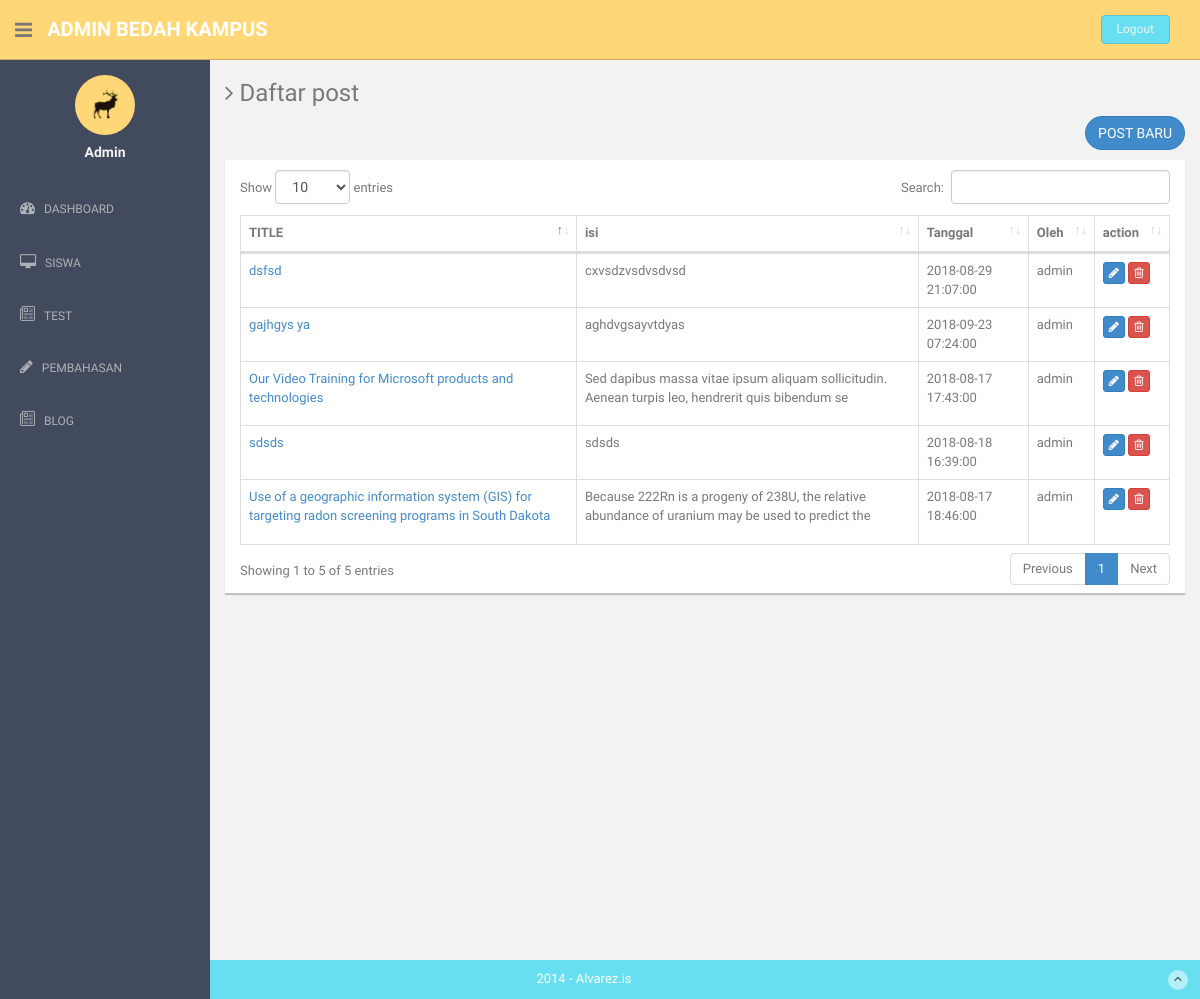
The page /index.php/admin/blog on the database its author committed.
### tables this page shows
CREATE TABLE `blog` (
  `id_blog` int(11) NOT NULL,
  `title` text NOT NULL,
  `cover` text NOT NULL,
  `isi` text NOT NULL,
  `tanggal` datetime NOT NULL,
  `oleh` varchar(30) NOT NULL
);

### application/controllers/Admin.php (called while the page is built, shortened)
<?php
class Admin extends CI_Controller
{
	public function __construct(){
        $this->load->model('Madmin');
		$this->load->model('Msoal');
    }
	function blog(){
		$this->load->model('Mblog');
		$data['blog'] = $this->Mblog->df_blog()->result();
		$this->load->view('admin/dftr_blog',$data);
	}
}
?>

### index.php (called while the page is built, shortened)
<?php
require_once BASEPATH.'core/CodeIgniter.php';

### application/models/Mblog.php (called while the page is built, shortened)
<?php
class Mblog extends CI_model
{
	function df_blog()
	{
		return $this->db->get('blog');
	}
}
?>

### application/views/admin/dftr_blog.php (the view, shortened to what this page needs)
<!DOCTYPE html>
<html lang="en">
  <head>
    <link href="<?php echo base_url('dst/assets/css/bootstrap.css '); ?>" rel="stylesheet">
    <link href="<?php echo base_url('dst/datatables/dataTables.bootstrap4.css'); ?>" rel="stylesheet">
    <link href="<?php echo base_url('dst/assets/font-awesome/css/font-awesome.css '); ?>" rel="stylesheet" />
    <link rel="stylesheet" type="text/css" href="<?php echo base_url('dst/assets/css/zabuto_calendar.css '); ?>">
    <link rel="stylesheet" type="text/css" href="<?php echo base_url('dst/assets/js/gritter/css/jquery.gritter.css '); ?>" />
    <link rel="stylesheet" type="text/css" href="<?php echo base_url('dst/assets/lineicons/style.css '); ?>">
    <link href="<?php echo base_url('dst/assets/css/style.css '); ?>" rel="stylesheet">
    <link href="<?php echo base_url('dst/assets/css/style-responsive.css '); ?>" rel="stylesheet">
  </head>
  <body>
  <section id="container" >
      <header class="header black-bg">
              <div class="sidebar-toggle-box">
                  <div class="fa fa-bars tooltips" data-placement="right" data-original-title="Toggle Navigation"></div>
              </div>
            <a href="index.html" class="logo"><b>Admin Bedah kampus</b></a>
            <div class="top-menu">
              <ul class="nav pull-right top-menu">
                    <li><a class="logout" href="logout">Logout</a></li>
              </ul>
            </div>
        </header>
      <?php include 'navbar.php'; ?>
      <section id="main-content">
          <section class="wrapper site-min-height">
            <h3><i class="fa fa-angle-right"></i> Daftar post</h3>
            <a class="nav-link" href="input_post"> <button class="btn btn-round btn-primary" style="float: right;">POST BARU</button></a>
            <div class="row mt">
              <div class="col-lg-12" >
              <p>
                <div class="card mb-3" style="height: 100%">
                  <div class="card-header" style="padding-bottom: 10px"> </div>
                  <div class="card-body">
                    <div class="table-responsive">
                      <table class="table table-bordered" id="dataTable" width="100%" cellspacing="0">
                        <thead>
                          <tr>
                            <th>TITLE</th>
                            <th>isi</th>
                            <th>Tanggal</th>
                            <th>Oleh</th>
                            <th>action</th>
                          </tr>
                        </thead>
                        <tbody>
                          <?php foreach ($blog as $row) {
                            echo "<tr><td>";?>
                            <a href="blog?id_blog=<?php echo $row->id_blog; ?>"><?php echo $row->title; ?></a>
                            <?php
                            $isi = substr($row->isi,0,100);
                            echo "</td>
                            <td>$isi</td>
                            <td>$row->tanggal</td>
                            <td>$row->oleh</td>
                            <td><a href='updt_tes?id_sl=$row->id_blog'><button class='btn btn-primary btn-xs'><i class='fa fa-pencil'></i></button></a>
                                <a href='del_tes?id_sl=$row->id_blog'><button class='btn btn-danger btn-xs'><i class='fa fa-trash-o ''></i></button></td></a>
                          </tr>";
                          } ?>
                        </tbody>
                      </table>
                    </div>
                  </div>
                </div></p>
              </div>
            </div>
    </section><! --/wrapper -->
      </section>
      <footer class="site-footer">
          <div class="text-center">
              2014 - Alvarez.is
              <a href="index.html#" class="go-top">
                  <i class="fa fa-angle-up"></i>
              </a>
          </div>
      </footer>
  </section>
  </body>
</html>

### dst/assets/css/style.css (style rules this page uses)
body { color: #797979; background: #f2f2f2; font-family: 'Ruda', sans-serif; padding: 0px !important; margin: 0px !important; font-size:13px; }
ul li { list-style: none; }
a, a:hover, a:focus { text-decoration: none; outline: none; }
#container { width: 100%; height: 100%; }
.btn-round { border-radius: 20px; -webkit-border-radius: 20px; }
.mt { margin-top: 25px; }
ul.top-menu > li > .logout { color: #f2f2f2; font-size: 12px; border-radius: 4px; -webkit-border-radius: 4px; border: 1px solid #64c3c2 !important; padding: 5px 15px; margin-right: 15px; background: #68dff0; margin-top: 15px; }
#main-content { margin-left: 210px; }
.header, .footer { min-height: 60px; padding: 0 15px; }
.header { position: fixed; left: 0; right: 0; z-index: 1002; }
.black-bg { background: #ffd777; border-bottom: 1px solid #c9aa5f; }
.wrapper { display: inline-block; margin-top: 60px; padding-left: 15px; padding-right: 15px; padding-bottom: 15px; padding-top: 0px; width: 100%; }
a.logo { font-size: 20px; color: #ffffff; float: left; margin-top: 15px; text-transform: uppercase; }
a.logo b { font-weight: 900; }
#top_menu .nav > li, ul.top-menu > li { float: left; }
ul.top-menu > li > a { color: #666666; font-size: 16px; border-radius: 4px; -webkit-border-radius: 4px; border:1px solid #666666 !important; padding: 2px 6px; margin-right: 15px; }
.sidebar-toggle-box { float: left; padding-right: 15px; margin-top: 20px; }
.sidebar-toggle-box .fa-bars { cursor: pointer; display: inline-block; font-size: 20px; }
.card { background: white; box-shadow: 0 2px 1px rgba(0, 0, 0, 0.2); margin-bottom: 1em; height: 250px; }
.site-footer { background: #68dff0; color: #fff; padding: 10px 0; }
.go-top { margin-right: 1%; float: right; background: rgba(255,255,255,.5); width: 20px; height: 20px; border-radius: 50%; -webkit-border-radius: 50%; }
.go-top i { color: #2A3542; }
.site-min-height { min-height: 900px; }

### rows shown on the page
blog: title "Our Video Training for Microsoft products and technologies", isi "Sed dapibus massa vitae ipsum aliquam sollicitudin. Aenean turpis leo, hendrerit quis bibendum se", tanggal "2018-08-17 17:43:00", oleh "admin"
blog: title "Use of a geographic information system (GIS) for targeting radon screening programs in South Dakota", isi "Because 222Rn is a progeny of 238U, the relative abundance of uranium may be used to predict the", tanggal "2018-08-17 18:46:00", oleh "admin"
blog: title "sdsds", isi "sdsds", tanggal "2018-08-18 16:39:00", oleh "admin"
blog: title "dsfsd", isi "cxvsdzvsdvsdvsd", tanggal "2018-08-29 21:07:00", oleh "admin"
blog: title "gajhgys ya", isi "aghdvgsayvtdyas", tanggal "2018-09-23 07:24:00", oleh "admin"
